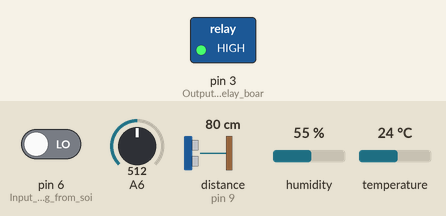
This sketch was run on a simulated Arduino Uno, built with avr-gcc and run on an emulated ATmega328P. On the bench: switched loads named in the sketch (green lamp = pin HIGH). Wiring (inferred from the names in the program): ultrasonic range finder: trigger pin 8; echo pin 9. The test bench sets the inputs (shaded band); at power-on: pin 6 (Input_pin_coming_from_soi) LOW, A6 = 512, distance to the obstacle (sensor on pin 9) 80 cm, humidity 55 %, temperature 24 °C. The echo pulse lasts 58.3 µs per cm; pins used as bus, display or sensor lines are not drawn; what the sketch prints to the serial monitor is not drawn.

Above: at 2.9 s.
3.0 s: pin 6 (Input_pin_coming_from_soi) driven HIGH
At 5.4 s:
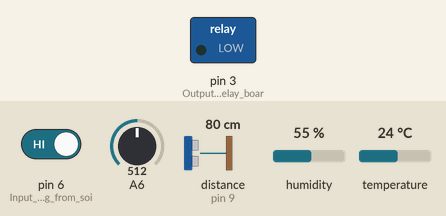
5.8 s: pin 6 (Input_pin_coming_from_soi) driven LOW
At 7.1 s:
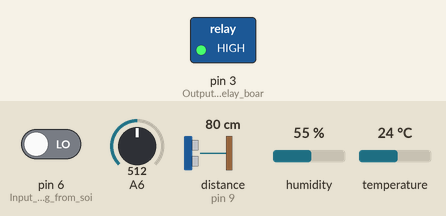
Timing chart, 0 to 8.8 s (numbered marks = the images above; inputs shaded):
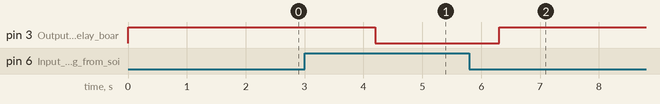

Measured:
- after the input at 3.0 s, pin 3 (Output_pin_for_relay_boar): HIGH → LOW after 1.2 s
- after the input at 5.8 s, pin 3 (Output_pin_for_relay_boar): LOW → HIGH after 0.50 s

The sketch:

arduinocode2.ino
```cpp
#include <SoftwareSerial.h>
#include <DHT.h>
#include <DHT_U.h>

// DHT Sensor
#define DHTPIN 2      // Digital pin connected to the DHT sensor
#define DHTTYPE DHT11 // DHT 11

DHT dht(DHTPIN, DHTTYPE);

int water; // Variable to store soil moisture level
float water1;
int trig = 8;
int echo = 9;

SoftwareSerial mySerial(10, 11); // RX, TX

void setup() {
  pinMode(3, OUTPUT); // Output pin for relay board, this will send signal to the relay
  pinMode(6, INPUT); // Input pin coming from soil sensor
  pinMode(trig, OUTPUT);
  pinMode(echo, INPUT);

  Serial.begin(9600); // Initialize serial communication at 9600 bits per second
  mySerial.begin(9600); // Initialize SoftwareSerial communication at 9600 bits per second
  dht.begin(); // Initialize the DHT sensor
  digitalWrite(trig, LOW);
  delayMicroseconds(500);
}

void loop() {
  // Soil moisture sensor reading
  water = digitalRead(6);  // Reading the signal from the soil sensor
  water1 = analogRead(6);

  Serial.print("Moisture Level: ");
  Serial.println(water1);
  //mySerial.println(water1); // Send soil moisture data to NodeMCU

  // Controlling the relay based on the soil moisture level
  if (water == HIGH) {
    digitalWrite(3, LOW); // Low signal to cut the relay
  } else {
    digitalWrite(3, HIGH); // High signal to continue providing signal and water supply
  }

  // Ultrasonic sensor reading
  long duration;
  long distance;
  int percentage;

  digitalWrite(trig, HIGH);
  delayMicroseconds(11);
  digitalWrite(trig, LOW);

  duration = pulseIn(echo, HIGH);
  distance = duration * 0.034 / 2;
  percentage = map(distance, 10, 1, 0, 100);

  if (percentage < 0) {
    percentage = 0;
  } else if (percentage > 100) {
    percentage = 100;
  }

  Serial.print("Percentage: ");
  Serial.print(percentage);
  Serial.println(" %");
  Serial.print("Distance: ");
  Serial.print(distance);
  Serial.println(" cm");

  //mySerial.print("Distance: ");
  //mySerial.print(distance);
  //mySerial.println(" cm"); // Send ultrasonic sensor data to NodeMCU

  // DHT11 sensor reading
  float h = dht.readHumidity();
  float t = dht.readTemperature();
  float f = dht.readTemperature(true);

  if (isnan(h) || isnan(t) || isnan(f)) {
    Serial.println(F("Failed to read from DHT sensor!"));
    delay(1000);
    return;
  }

  float hif = dht.computeHeatIndex(f, h);
  float hic = dht.computeHeatIndex(t, h, false);

  Serial.print(F("Humidity: "));
  Serial.print(h);
  Serial.print(F("%  Temperature: "));
  Serial.print(t);
  Serial.print(F("°C "));
  Serial.print(f);
  Serial.print(F("°F  Heat index: "));
  Serial.print(hic);
  Serial.print(F("°C "));
  Serial.print(hif);
  Serial.println(F("°F"));

  // Prepare and send data to NodeMCU
  String cdata = String("") + water1 + "," + percentage + "," + h + "," + t;
  mySerial.println(cdata);
  Serial.println(cdata);

  delay(2000);
}
```
